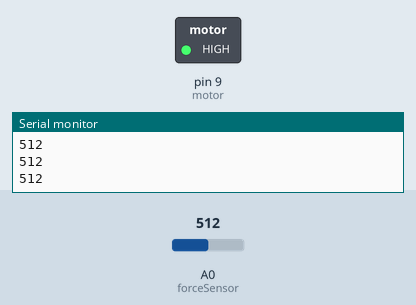
This sketch was run on a simulated Arduino Uno, built with avr-gcc and run on an emulated ATmega328P. Shown: switched loads named in the sketch (green lamp = pin HIGH), the last lines printed to the serial monitor. The inputs (shaded band) are chosen by the test bench; at power-on: A0 (forceSensor) = 512.

Above: at 1.2 s.
1.3 s: A0 (forceSensor) set to 317
2.8 s: A0 (forceSensor) set to 292
At 4.0 s:
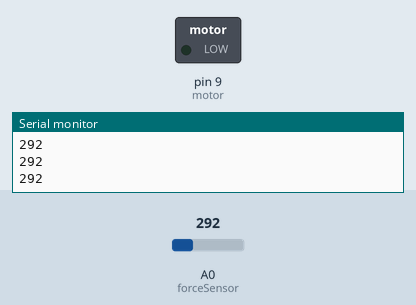
4.3 s: A0 (forceSensor) set to 306
At 5.3 s:
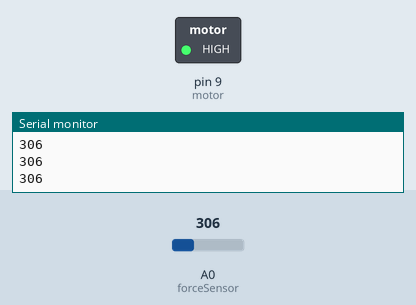
5.8 s: A0 (forceSensor) set to 290
At 6.6 s:
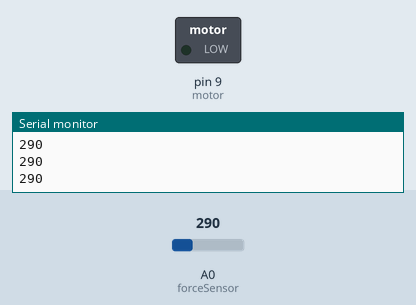
Timing chart, 0 to 8.3 s (numbered marks = the images above; inputs shaded):
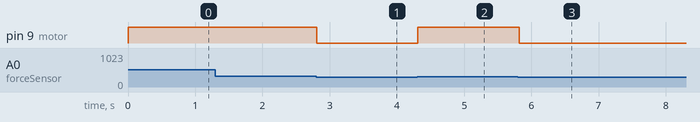

The sketch:

Force_with_Dc.ino
```cpp
int forceSensor = A0;
int motor = 9;

void setup() {
  pinMode(motor, OUTPUT);
  Serial.begin(9600);
}

void loop() {
  int force = analogRead(forceSensor);

  Serial.println(force);

  if (force > 300) {
    digitalWrite(motor, HIGH);
  } else {
    digitalWrite(motor, LOW);
  }

  delay(100);
}
```

Measured:
- the behaviour switches between 301 and 300 on A0 (forceSensor) (found by bisection; images 0 and 1)
- after the input at 2.8 s, pin 9 (motor): HIGH → LOW at once
- after the input at 4.3 s, pin 9 (motor): LOW → HIGH at once
- after the input at 5.8 s, pin 9 (motor): HIGH → LOW at once
